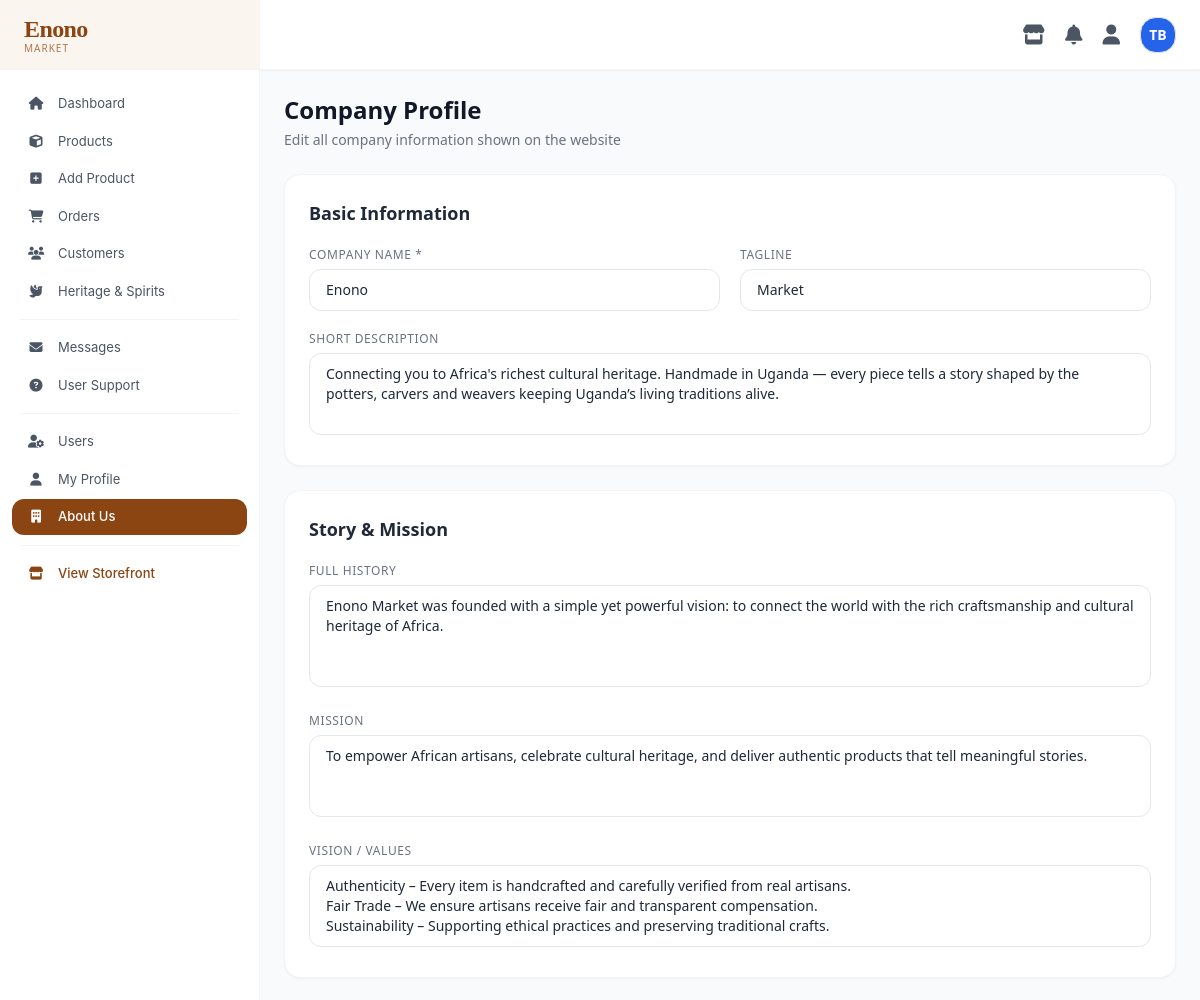
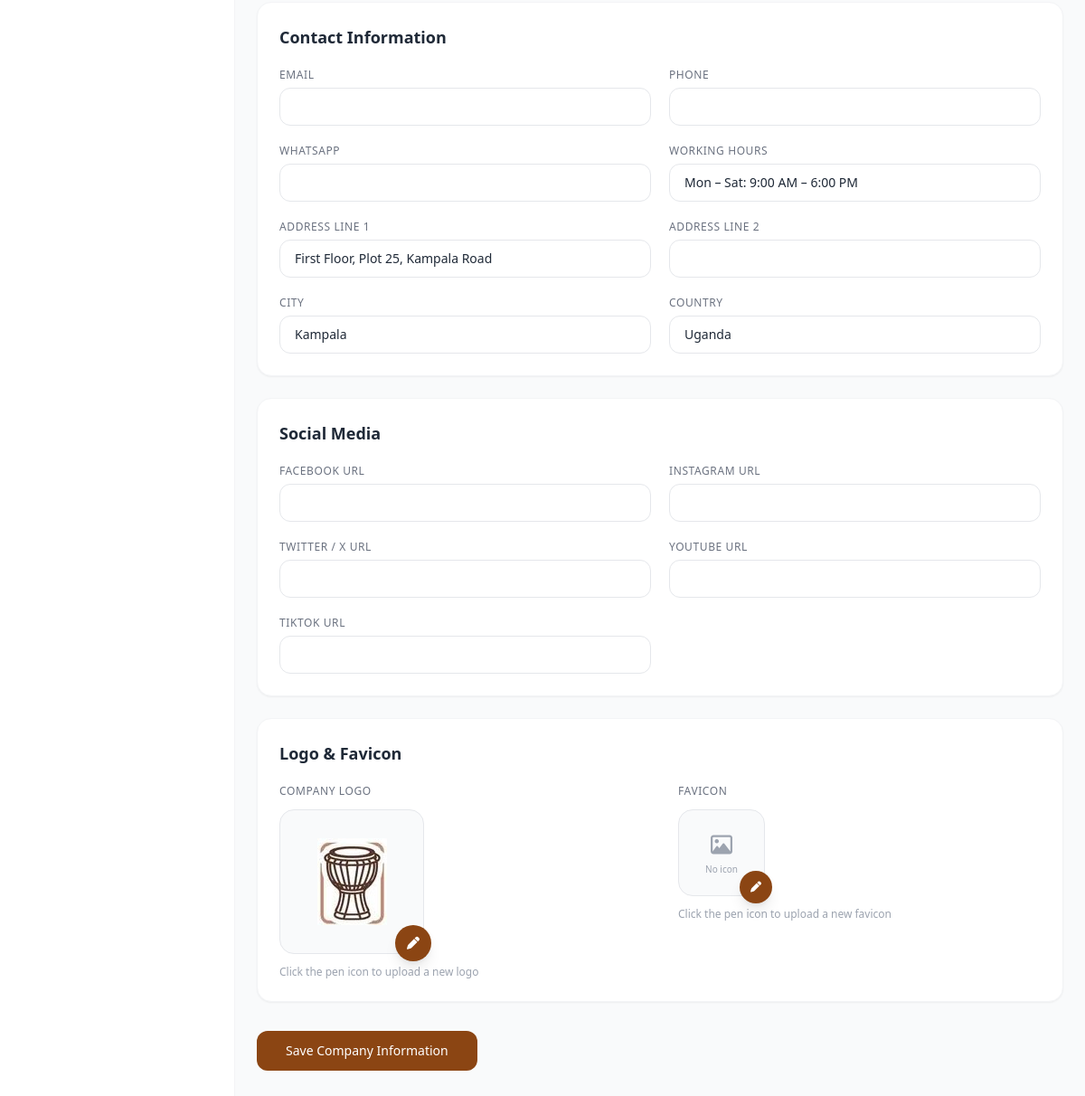
Page /Dashboard/about.php (signed in) on the committed database (2 pictures, top to bottom).
### tables this page shows
CREATE TABLE `company_profile` (
  `id` int(11) NOT NULL DEFAULT 1,
  `company_name` varchar(150) NOT NULL,
  `tagline` varchar(255) DEFAULT NULL,
  `logo_url` varchar(500) DEFAULT NULL,
  `favicon_url` varchar(500) DEFAULT NULL,
  `short_description` text DEFAULT NULL,
  `full_history` text DEFAULT NULL,
  `mission` text DEFAULT NULL,
  `vision` text DEFAULT NULL,
  `email` varchar(150) DEFAULT NULL,
  `phone` varchar(50) DEFAULT NULL,
  `whatsapp` varchar(50) DEFAULT NULL,
  `address_line1` varchar(255) DEFAULT NULL,
  `address_line2` varchar(255) DEFAULT NULL,
  `city` varchar(100) DEFAULT NULL,
  `country` varchar(100) DEFAULT 'Uganda',
  `facebook_url` varchar(500) DEFAULT NULL,
  `instagram_url` varchar(500) DEFAULT NULL,
  `twitter_url` varchar(500) DEFAULT NULL,
  `youtube_url` varchar(500) DEFAULT NULL,
  `tiktok_url` varchar(500) DEFAULT NULL,
  `working_hours` varchar(255) DEFAULT NULL,
  `created_at` timestamp NOT NULL DEFAULT current_timestamp(),
  `updated_at` timestamp NOT NULL DEFAULT current_timestamp() ON UPDATE current_timestamp()
);

### Dashboard/about.php (the view, shortened to what the rows shown need)
<?php
require_once __DIR__ . '/../config/database-connection.php';
$isAdmin = ($_SESSION['role'] ?? '') === 'admin';
$stmt = $pdo->query("SELECT * FROM company_profile WHERE id = 1 LIMIT 1");
$company = $stmt->fetch(PDO::FETCH_ASSOC) ?: [];
?>
<!DOCTYPE html>
<html lang="en">
<head>
    <script src="https://cdn.tailwindcss.com"></script>
    <link rel="stylesheet" href="https://cdnjs.cloudflare.com/ajax/libs/font-awesome/6.5.0/css/all.min.css">
</head>
<body class="bg-gray-50 text-gray-800">
<div class="flex h-screen overflow-hidden">
    <div class="flex-1 flex flex-col overflow-hidden">
        <main class="main-scroll p-6">
            <div class="w-full max-w-6xl mx-auto">
                <div class="mb-6">
                    <h1 class="text-2xl font-semibold text-gray-900">Company Profile</h1>
                </div>
                <form method="POST" enctype="multipart/form-data" class="space-y-6">
                    <div class="bg-white rounded-2xl border border-gray-100 shadow-sm p-6">
                        <h2 class="font-semibold text-lg mb-5">Basic Information</h2>
                        <div class="grid sm:grid-cols-2 gap-5">
                            <div>
                                <label class="block text-xs font-medium text-gray-500 uppercase tracking-wider mb-1.5">Company Name *</label>
                                <input type="text" name="company_name" required
                                       value="<?= htmlspecialchars($company['company_name'] ?? '') ?>"
                                       <?= $isAdmin ? '' : 'disabled' ?>
                                       class="w-full border border-gray-200 rounded-xl px-4 py-2.5 text-sm focus:outline-none focus:border-[#8B4513] <?= $isAdmin ? '' : 'bg-gray-50 text-gray-500 cursor-not-allowed' ?>">
                            </div>
                            <div>
                                <label class="block text-xs font-medium text-gray-500 uppercase tracking-wider mb-1.5">Tagline</label>
                                <input type="text" name="tagline"
                                       value="<?= htmlspecialchars($company['tagline'] ?? '') ?>"
                                       <?= $isAdmin ? '' : 'disabled' ?>
                                       class="w-full border border-gray-200 rounded-xl px-4 py-2.5 text-sm focus:outline-none focus:border-[#8B4513] <?= $isAdmin ? '' : 'bg-gray-50 text-gray-500 cursor-not-allowed' ?>">
                            </div>
                        </div>
                        <div class="mt-5">
                            <label class="block text-xs font-medium text-gray-500 uppercase tracking-wider mb-1.5">Short Description</label>
                            <textarea name="short_description" rows="3"
                                      <?= $isAdmin ? '' : 'disabled' ?>
                                      class="w-full border border-gray-200 rounded-xl px-4 py-2.5 text-sm focus:outline-none focus:border-[#8B4513] resize-none <?= $isAdmin ? '' : 'bg-gray-50 text-gray-500 cursor-not-allowed' ?>"><?= htmlspecialchars($company['short_description'] ?? '') ?></textarea>
                        </div>
                    </div>
                    <div class="bg-white rounded-2xl border border-gray-100 shadow-sm p-6">
                        <h2 class="font-semibold text-lg mb-5">Story & Mission</h2>
                        <div class="space-y-5">
                            <div>
                                <label class="block text-xs font-medium text-gray-500 uppercase tracking-wider mb-1.5">Full History</label>
                                <textarea name="full_history" rows="4"
                                          <?= $isAdmin ? '' : 'disabled' ?>
                                          class="w-full border border-gray-200 rounded-xl px-4 py-2.5 text-sm focus:outline-none focus:border-[#8B4513] resize-none <?= $isAdmin ? '' : 'bg-gray-50 text-gray-500 cursor-not-allowed' ?>"><?= htmlspecialchars($company['full_history'] ?? '') ?></textarea>
                            </div>
                            <div>
                                <label class="block text-xs font-medium text-gray-500 uppercase tracking-wider mb-1.5">Mission</label>
                                <textarea name="mission" rows="3"
                                          <?= $isAdmin ? '' : 'disabled' ?>
                                          class="w-full border border-gray-200 rounded-xl px-4 py-2.5 text-sm focus:outline-none focus:border-[#8B4513] resize-none <?= $isAdmin ? '' : 'bg-gray-50 text-gray-500 cursor-not-allowed' ?>"><?= htmlspecialchars($company['mission'] ?? '') ?></textarea>
                            </div>
                            <div>
                                <label class="block text-xs font-medium text-gray-500 uppercase tracking-wider mb-1.5">Vision / Values</label>
                                <textarea name="vision" rows="3"
                                          <?= $isAdmin ? '' : 'disabled' ?>
                                          class="w-full border border-gray-200 rounded-xl px-4 py-2.5 text-sm focus:outline-none focus:border-[#8B4513] resize-none <?= $isAdmin ? '' : 'bg-gray-50 text-gray-500 cursor-not-allowed' ?>"><?= htmlspecialchars($company['vision'] ?? '') ?></textarea>
                            </div>
                        </div>
                    </div>
                    <div class="bg-white rounded-2xl border border-gray-100 shadow-sm p-6">
                        <h2 class="font-semibold text-lg mb-5">Contact Information</h2>
                        <div class="grid sm:grid-cols-2 gap-5">
                            <div>
                                <label class="block text-xs font-medium text-gray-500 uppercase tracking-wider mb-1.5">Working Hours</label>
                                <input type="text" name="working_hours"
                                       value="<?= htmlspecialchars($company['working_hours'] ?? '') ?>"
                                       <?= $isAdmin ? '' : 'disabled' ?>
                                       class="w-full border border-gray-200 rounded-xl px-4 py-2.5 text-sm focus:outline-none focus:border-[#8B4513] <?= $isAdmin ? '' : 'bg-gray-50 text-gray-500 cursor-not-allowed' ?>">
                            </div>
                        </div>
                        <div class="grid sm:grid-cols-2 gap-5 mt-5">
                            <div>
                                <label class="block text-xs font-medium text-gray-500 uppercase tracking-wider mb-1.5">Address Line 1</label>
                                <input type="text" name="address_line1"
                                       value="<?= htmlspecialchars($company['address_line1'] ?? '') ?>"
                                       <?= $isAdmin ? '' : 'disabled' ?>
                                       class="w-full border border-gray-200 rounded-xl px-4 py-2.5 text-sm focus:outline-none focus:border-[#8B4513] <?= $isAdmin ? '' : 'bg-gray-50 text-gray-500 cursor-not-allowed' ?>">
                            </div>
                            <div>
                                <label class="block text-xs font-medium text-gray-500 uppercase tracking-wider mb-1.5">City</label>
                                <input type="text" name="city"
                                       value="<?= htmlspecialchars($company['city'] ?? '') ?>"
                                       <?= $isAdmin ? '' : 'disabled' ?>
                                       class="w-full border border-gray-200 rounded-xl px-4 py-2.5 text-sm focus:outline-none focus:border-[#8B4513] <?= $isAdmin ? '' : 'bg-gray-50 text-gray-500 cursor-not-allowed' ?>">
                            </div>
                            <div>
                                <label class="block text-xs font-medium text-gray-500 uppercase tracking-wider mb-1.5">Country</label>
                                <input type="text" name="country"
                                       value="<?= htmlspecialchars($company['country'] ?? 'Uganda') ?>"
                                       <?= $isAdmin ? '' : 'disabled' ?>
                                       class="w-full border border-gray-200 rounded-xl px-4 py-2.5 text-sm focus:outline-none focus:border-[#8B4513] <?= $isAdmin ? '' : 'bg-gray-50 text-gray-500 cursor-not-allowed' ?>">
                            </div>
                        </div>
                    </div>
                    <div class="bg-white rounded-2xl border border-gray-100 shadow-sm p-6">
                        <h2 class="font-semibold text-lg mb-5">Social Media</h2>
                    </div>
                    <div class="bg-white rounded-2xl border border-gray-100 shadow-sm p-6">
                        <h2 class="font-semibold text-lg mb-5">Logo & Favicon</h2>
                        <div class="grid sm:grid-cols-2 gap-10">
                            <div>
                                <div class="relative inline-block group">
                                    <div class="w-40 h-40 rounded-2xl border border-gray-200 bg-gray-50 flex items-center justify-center overflow-hidden">
                                        <img id="logoPreviewImg"
                                             src="<?= !empty($company['logo_url']) ? '../' . htmlspecialchars($company['logo_url']) : '' ?>"
                                             alt="Logo"
                                             class="max-w-full max-h-full object-contain <?= empty($company['logo_url']) ? 'hidden' : '' ?>"
                                             onerror="this.classList.add('hidden'); document.getElementById('logoPlaceholder').classList.remove('hidden');">
                                    </div>
                                </div>
                            </div>
                        </div>
                    </div>
                </form>
            </div>
        </main>
    </div>
</div>
</body>
</html>

### rows in the picture
company_profile: company_name "Enono", tagline "Market", short_description "Connecting you to Africa's richest cultural heritage. Handmade in Uganda — every piece tells a story shaped by the potters, carvers and weavers keeping Uganda’s living traditions alive.", full_history "Enono Market was founded with a simple yet powerful vision: to connect the world with the rich craftsmanship and cultural heritage of Africa.", mission "To empower African artisans, celebrate cultural heritage, and deliver authentic products that tell meaningful stories.", vision "Authenticity – Every item is handcrafted and carefully verified from real artisans. Fair Trade – We ensure artisans receive fair and transparent compensation. Sustainability – Supporting ethical practices and preserving traditional crafts.", working_hours "Mon – Sat: 9:00 AM – 6:00 PM", address_line1 "First Floor, Plot 25, Kampala Road", city "Kampala", country "Uganda", logo_url (picture)

### other values in the picture
$initials "TB"
